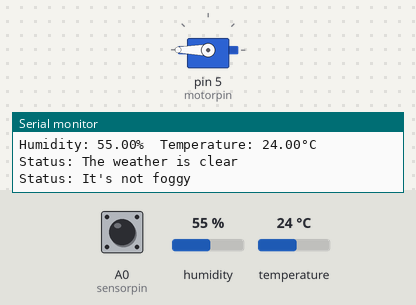
The sketch below on a simulated Arduino Uno, built with avr-gcc and run on an emulated ATmega328P. On the bench: servo, the last lines printed to the serial monitor. The inputs (shaded band) are chosen by the test bench; at power-on: humidity 55 %, A0 (sensorpin) LOW, temperature 24 °C.

Above: at 2.9 s.
3.0 s: humidity set to 88 %
5.4 s: humidity set to 91 %
At 6.7 s:
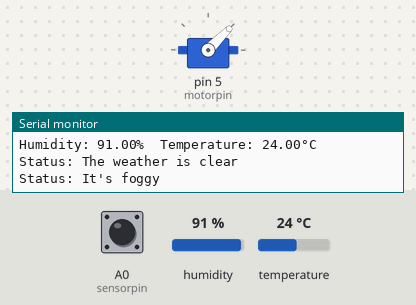
9.3 s: A0 (sensorpin) pulsed HIGH 2 times (0.12 s each, 0.3 s apart)
At 11.7 s:
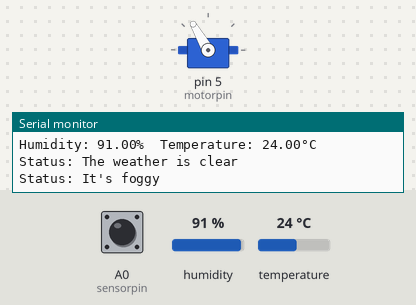
Timing chart, 0 to 19.9 s (numbered marks = the images above; inputs shaded):
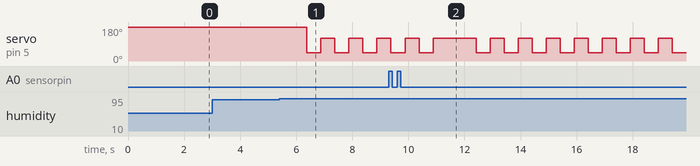

Measured:
- the behaviour switches between 89 and 90 % on humidity (found by bisection; images 0 and 1)
- after the input at 5.4 s, servo on pin 5 (motorpin): alternates 120° for 0.50 s and 45° for 0.50 s, starting after 0.98 s

The sketch:

DNPPROJECT.ino
```cpp
#include <Servo.h>
#include <DHT.h>

Servo motor;
char sensorpin = A0;              // set the analog input pin to read the rain sensor output
int motorpin = 5;                 // set the digital output pin to control the motor
int val;                          // declare a variable to store the rain sensor output
int dhtpin = 2;                   // define the digital pin for the DHT11 sensor
int fogthreshold = 90;            // set the threshold humidity level for detecting fog

DHT dht(dhtpin, DHT11);           // create a DHT11 object named "dht"

void setup() {
  pinMode(sensorpin, OUTPUT);     // set the rain sensorpin as an output
  digitalWrite(sensorpin, LOW);   // set the rain sensorpin to low
  Serial.begin(9600);             // initialize serial communication
  pinMode(sensorpin, INPUT);      // set the rain sensorpin as an input
  motor.attach(motorpin);         // attach the motor to the motorpin
  motor.write(180);               // set the initial position of the motor to 180 degrees
  dht.begin();                    // initialize the DHT11 sensor on the specified digital pin
}

void loop() {
  val = readSensor();             // read the rain sensor output and store it in the "val" variable
  float temperature = dht.readTemperature();  // read the temperature from the DHT11 sensor
  float humidity = dht.readHumidity();  // read the humidity value from the DHT11 sensor
  if (isnan(humidity)) {                // check if the humidity reading is invalid
    return;                             // if so, exit the loop
  }
  Serial.print("Humidity: ");
  Serial.print(humidity);
  Serial.print("%  Temperature: ");
  Serial.print(temperature);
  Serial.println("°C");

  if (val) {                      // if the rain sensor output is high (it's not raining)
    Serial.println("Status: The weather is clear");  // print "Status: Clear" to the serial monitor
  }
  else {                          // if the rain sensor output is low (it's raining)
    Serial.println("Status: It's raining");  // print "Status: It's raining" to the serial monitor
    for (int i = 0; i < 5; i++) { // start a for loop that runs 5 times
      motor.write(45);            // set the motor position to 45 degrees
      delay(500);                 // wait for 500 milliseconds
      motor.write(120);            // set the motor position to 90 degrees
      delay(500);                 // wait for 500 milliseconds
    }
  }

  if (humidity < fogthreshold) { // if the humidity value is below the fog threshold
    Serial.println("Status: It's not foggy");
  }
  else {  // check if the humidity value is above the fog threshold
    Serial.println("Status: It's foggy");
    for (int i = 0; i < 5; i++) { // start a for loop that runs 5 times
      motor.write(45);            // set the motor position to 45 degrees
      delay(500);                 // wait for 500 milliseconds
      motor.write(120);            // set the motor position to 90 degrees
      delay(500);                 // wait for 500 milliseconds
    }
  }
  delay(1000);                    // wait for 1000 milliseconds before repeating the loop
  Serial.println();               // print a blank line to the serial monitor
}

int readSensor() {
  digitalWrite(sensorpin, HIGH);  // turn on the rain sensor
  delay(10);                      // wait for the rain sensor to settle
  int val = digitalRead(sensorpin); // read the rain sensor output and store it in the "val" variable
  digitalWrite(sensorpin, LOW);   // turn off the rain sensor
  return val;                     // return the rain sensor output
}
```
